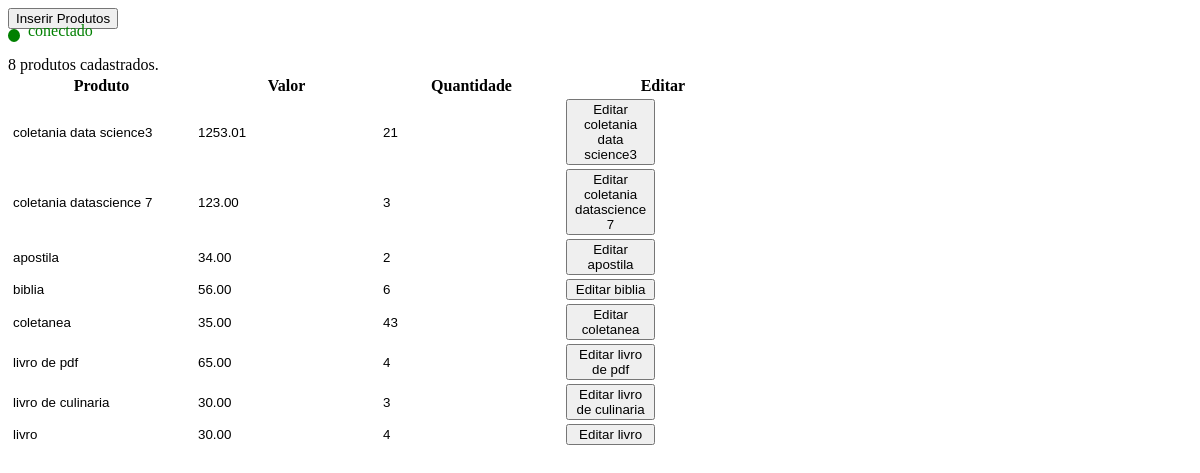
Screenshot of /Modulo_Controle_De_Estoque/controle_de_estoque.php with the database file from the repository.
### tables this page shows
CREATE TABLE IF NOT EXISTS `produtos` (
  `prod_id` int(11) NOT NULL AUTO_INCREMENT,
  `prod_nome` varchar(60) NOT NULL,
  `prod_valor` float(6,2) NOT NULL,
  `prod_qtde` int(6) NOT NULL,
  PRIMARY KEY (`prod_id`)
);

### Modulo_Controle_De_Estoque/controle_de_estoque.php (the view, shortened to what this page needs)
        <button class="form-control" onclick="exibeInsercao()" name="inserir" value="Inserir Produtos">Inserir Produtos</button>
<?php
include("../Banco de Dados/conexao.php");
$queryProdutos=mysqli_query($conexao,"SELECT * FROM produtos ORDER BY prod_id DESC");
$linhaProdutos=mysqli_num_rows($queryProdutos);
echo '<label class="form-control">'.$linhaProdutos.' produtos cadastrados.</label>';
if($linhaProdutos > 0){
?>
<table class="table table-striped">
<thead>
    <tr>
        <th>Produto</th>
        <th>Valor</th>
        <th>Quantidade</th>
        <th>Editar</th>
    </tr>
</thead>
<tbody>
    <tr>
<?php
 $i=0;
    while($row=mysqli_fetch_assoc($queryProdutos)){
        echo'<form method="post" action="">';
        echo'<td><input type="text" style="border:none; background:transparent;" id="prod_nome" name="prod_nome_table"  contenteditable="false" onclick="salvar('.$i.')" value="'.$row["prod_nome"].'"/></td>';
        echo'<td><input type="text" style="border:none; background:transparent;"  id="prod_valor" name="prod_valor_table"  contenteditable="false" onclick="salvar('.$i.')" value="'.$row["prod_valor"].'"/></td>';
        echo'<td><input type="text" style="border:none; background:transparent;"  id="prod_qtde" name="prod_qtde_table"   contenteditable="false" onclick="salvar('.$i.')" value="'.$row["prod_qtde"].'"/></td>';
        echo'<td ><button name="gravar" class="btn btn-primary" id="gravar" value="Gravar"  style="width:46%; display:none;">Gravar</button>';
        echo'</form>';
        echo'<button name="editar" class="btn btn-primary" id="editar" value="Editar" onclick="editar('.$i.')" style="width:46%;">Editar '.$row["prod_nome"].'</button></td>';
        $i++;
        echo'</tr><tr>';
    }
}
else{
    echo "<div class='alert alert-warning'>Não há produtos cadastrados</div>";
}
?>
    </tr>
</tbody>
</table>

### rows the page displays
produtos: prod_nome_table "coletania data science3", prod_valor_table "1253.01", prod_qtde_table "21", prod_nome "coletania data science3"
produtos: prod_nome_table "coletania datascience 7", prod_valor_table "123.00", prod_qtde_table "3", prod_nome "coletania datascience 7"
produtos: prod_nome_table "apostila", prod_valor_table "34.00", prod_qtde_table "2", prod_nome "apostila"
produtos: prod_nome_table "biblia", prod_valor_table "56.00", prod_qtde_table "6", prod_nome "biblia"
produtos: prod_nome_table "coletanea", prod_valor_table "35.00", prod_qtde_table "43", prod_nome "coletanea"
produtos: prod_nome_table "livro de pdf", prod_valor_table "65.00", prod_qtde_table "4", prod_nome "livro de pdf"
produtos: prod_nome_table "livro de culinaria", prod_valor_table "30.00", prod_qtde_table "3", prod_nome "livro de culinaria"
produtos: prod_nome_table "livro", prod_valor_table "30.00", prod_qtde_table "4", prod_nome "livro"

### other values shown
$linhaProdutos "8"
